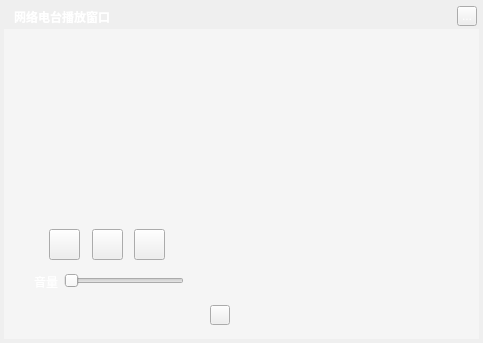
<?xml version="1.0" encoding="UTF-8"?>
<ui version="4.0">
 <class>MusicWebFMRadioPlayWidget</class>
 <widget class="QWidget" name="MusicWebFMRadioPlayWidget">
  <property name="geometry">
   <rect>
    <x>0</x>
    <y>0</y>
    <width>483</width>
    <height>343</height>
   </rect>
  </property>
  <property name="windowTitle">
   <string>网络电台播放窗口</string>
  </property>
  <property name="styleSheet">
   <string notr="true">color:white</string>
  </property>
  <widget class="QLabel" name="background">
   <property name="geometry">
    <rect>
     <x>4</x>
     <y>4</y>
     <width>475</width>
     <height>335</height>
    </rect>
   </property>
   <property name="text">
    <string/>
   </property>
  </widget>
  <widget class="QLabel" name="topTitleName">
   <property name="geometry">
    <rect>
     <x>14</x>
     <y>4</y>
     <width>121</width>
     <height>25</height>
    </rect>
   </property>
   <property name="styleSheet">
    <string notr="true">color:&quot;#FFFFFF&quot;;font-weight:bold</string>
   </property>
   <property name="text">
    <string>网络电台播放窗口</string>
   </property>
  </widget>
  <widget class="QToolButton" name="topTitleCloseButton">
   <property name="geometry">
    <rect>
     <x>457</x>
     <y>6</y>
     <width>20</width>
     <height>20</height>
    </rect>
   </property>
   <property name="text">
    <string>...</string>
   </property>
  </widget>
  <widget class="QPushButton" name="playButton">
   <property name="geometry">
    <rect>
     <x>92</x>
     <y>229</y>
     <width>31</width>
     <height>31</height>
    </rect>
   </property>
   <property name="text">
    <string/>
   </property>
  </widget>
  <widget class="MusicClickedSlider" name="volumeSlider">
   <property name="geometry">
    <rect>
     <x>64</x>
     <y>271</y>
     <width>120</width>
     <height>20</height>
    </rect>
   </property>
   <property name="orientation">
    <enum>Qt::Horizontal</enum>
   </property>
  </widget>
  <widget class="QLabel" name="label_2">
   <property name="geometry">
    <rect>
     <x>34</x>
     <y>274</y>
     <width>31</width>
     <height>16</height>
    </rect>
   </property>
   <property name="text">
    <string>音量</string>
   </property>
  </widget>
  <widget class="QWidget" name="backgroundMask" native="true">
   <property name="geometry">
    <rect>
     <x>4</x>
     <y>29</y>
     <width>475</width>
     <height>310</height>
    </rect>
   </property>
   <property name="styleSheet">
    <string notr="true">background:rgba(255, 255, 255, 100);</string>
   </property>
  </widget>
  <widget class="QLabel" name="lrcLabel">
   <property name="geometry">
    <rect>
     <x>193</x>
     <y>34</y>
     <width>270</width>
     <height>260</height>
    </rect>
   </property>
  </widget>
  <widget class="MusicRoundAnimationLabel" name="artistLabel" native="true">
   <property name="geometry">
    <rect>
     <x>34</x>
     <y>69</y>
     <width>150</width>
     <height>150</height>
    </rect>
   </property>
  </widget>
  <widget class="QPushButton" name="previousButton">
   <property name="geometry">
    <rect>
     <x>49</x>
     <y>229</y>
     <width>31</width>
     <height>31</height>
    </rect>
   </property>
   <property name="text">
    <string/>
   </property>
  </widget>
  <widget class="QPushButton" name="nextButton">
   <property name="geometry">
    <rect>
     <x>134</x>
     <y>229</y>
     <width>31</width>
     <height>31</height>
    </rect>
   </property>
   <property name="text">
    <string/>
   </property>
  </widget>
  <widget class="QLabel" name="positionLabel">
   <property name="geometry">
    <rect>
     <x>34</x>
     <y>294</y>
     <width>75</width>
     <height>30</height>
    </rect>
   </property>
   <property name="styleSheet">
    <string notr="true">font-size:20px;font-weight:bold;color:white</string>
   </property>
   <property name="alignment">
    <set>Qt::AlignRight|Qt::AlignTrailing|Qt::AlignVCenter</set>
   </property>
  </widget>
  <widget class="QLabel" name="durationLabel">
   <property name="geometry">
    <rect>
     <x>109</x>
     <y>294</y>
     <width>75</width>
     <height>30</height>
    </rect>
   </property>
   <property name="styleSheet">
    <string notr="true">font-size:15px;font-weight:bold;color:white;</string>
   </property>
  </widget>
  <widget class="MusicMarqueeWidget" name="titleWidget" native="true">
   <property name="geometry">
    <rect>
     <x>34</x>
     <y>34</y>
     <width>150</width>
     <height>25</height>
    </rect>
   </property>
  </widget>
  <widget class="QToolButton" name="downloadButton">
   <property name="geometry">
    <rect>
     <x>210</x>
     <y>305</y>
     <width>20</width>
     <height>20</height>
    </rect>
   </property>
  </widget>
  <zorder>background</zorder>
  <zorder>backgroundMask</zorder>
  <zorder>topTitleName</zorder>
  <zorder>topTitleCloseButton</zorder>
  <zorder>playButton</zorder>
  <zorder>volumeSlider</zorder>
  <zorder>label_2</zorder>
  <zorder>artistLabel</zorder>
  <zorder>previousButton</zorder>
  <zorder>nextButton</zorder>
  <zorder>positionLabel</zorder>
  <zorder>durationLabel</zorder>
  <zorder>titleWidget</zorder>
  <zorder>lrcLabel</zorder>
  <zorder>downloadButton</zorder>
 </widget>
 <customwidgets>
  <customwidget>
   <class>MusicClickedSlider</class>
   <extends>QSlider</extends>
   <header>musicclickedslider.h</header>
  </customwidget>
  <customwidget>
   <class>MusicMarqueeWidget</class>
   <extends>QWidget</extends>
   <header>musicmarqueewidget.h</header>
   <container>1</container>
  </customwidget>
  <customwidget>
   <class>MusicRoundAnimationLabel</class>
   <extends>QWidget</extends>
   <header>musicroundanimationlabel.h</header>
   <container>1</container>
  </customwidget>
 </customwidgets>
 <resources/>
 <connections/>
</ui>
